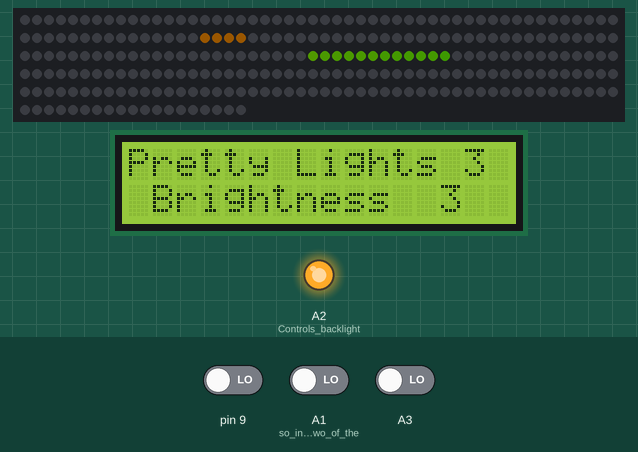
Bench run of a sketch on a simulated Arduino Uno, built with avr-gcc and run on an emulated ATmega328P. Parts: 269 RGB LEDs in strip order, left to right, continuing on the next row, 16×2 character LCD, output pins drawn as LEDs (lit = HIGH). The inputs (shaded band) are chosen by the test bench; at power-on: pin 9 LOW, A1 (so_instead_use_two_of_the) LOW, A3 LOW. Dim RGB values are drawn brighter than linear.

Above: at 1.2 s.
1.3 s: pin 9 driven HIGH
At 1.74 s:
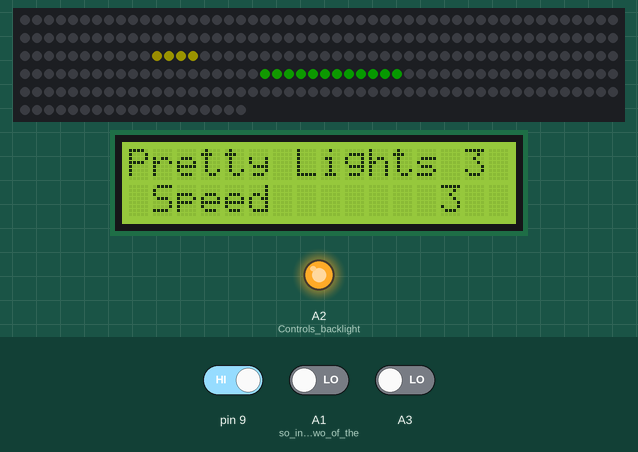
4.0 s: A1 (so_instead_use_two_of_the) driven HIGH
At 4.17 s:
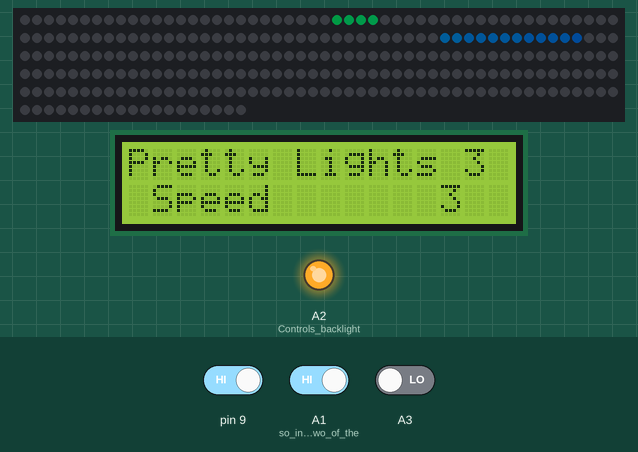
6.4 s: A3 driven HIGH
At 6.61 s:
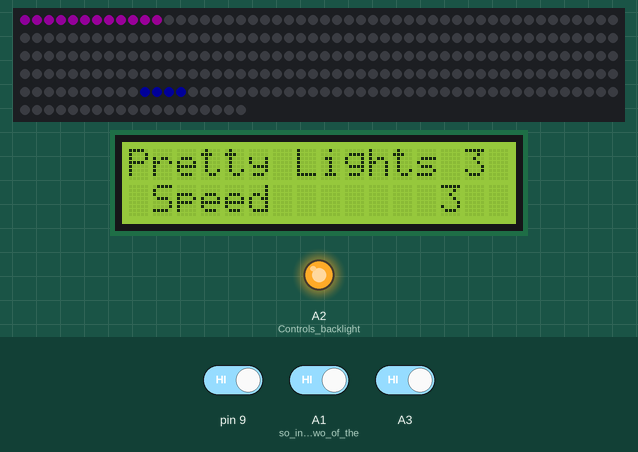
8.8 s: pin 9 driven LOW
At 9.04 s:
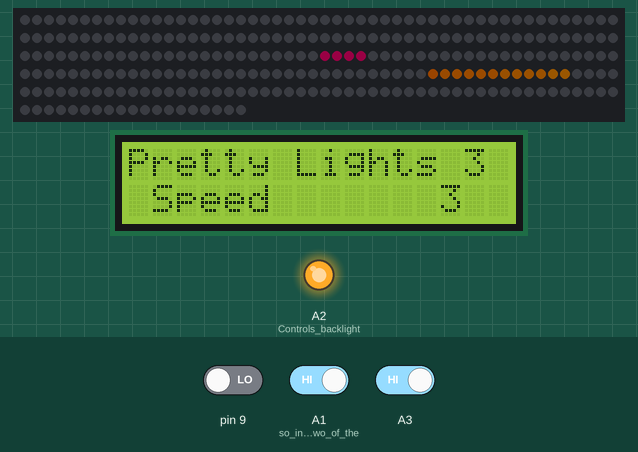
11.3 s: A3 driven LOW
At 12.11 s:
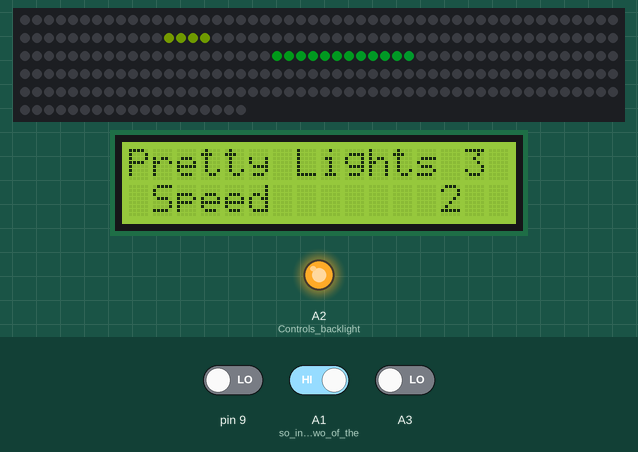
14.3 s: A1 (so_instead_use_two_of_the) driven LOW
At 18.32 s:
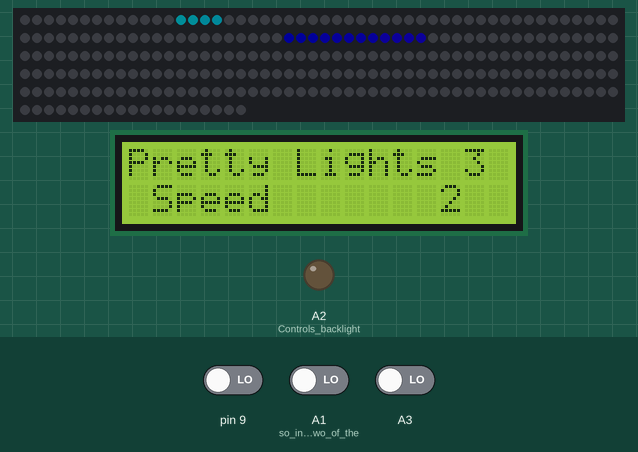
Timing chart, 0 to 19.8 s (numbered marks = the images above; inputs shaded):
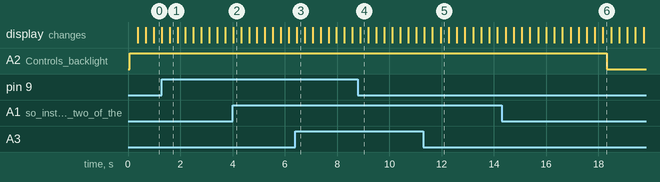

Measured:
- after the input at 1.3 s, the display: changes after 0.29 s (image 1)
- after the input at 4.0 s, A2 (Controls_backlight): stays HIGH (without the input it goes to LOW after 1.3 s)
- after the input at 6.4 s, A2 (Controls_backlight): stays HIGH (without the input it goes to LOW after 1.6 s)
- after the input at 8.8 s, A2 (Controls_backlight): stays HIGH (without the input it goes to LOW after 1.6 s)
- after the input at 11.3 s, A2 (Controls_backlight): stays HIGH (without the input it goes to LOW after 1.5 s)
- after the input at 14.3 s, A2 (Controls_backlight): HIGH → LOW after 4.0 s instead of 1.0 s

The sketch:

PrettyLights3.ino
```cpp
// Adafruit DotStar - Version: 1.0.4
#include <Adafruit_DotStar.h>
// LiquidCrystal - Version: 1.0.7
#include <LiquidCrystal.h>

#include <Adafruit_DotStar.h>
// Because conditional #includes don't work w/Arduino sketches...
#include <SPI.h>         // COMMENT OUT THIS LINE FOR GEMMA OR TRINKET
//#include <avr/power.h> // ENABLE THIS LINE FOR GEMMA OR TRINKET

#define NUMPIXELS 269 // for 30 LED / M older string
//#define NUMPIXELS 144  // for the high density string

#define LENGTH 4      // Number of LED in second chase
#define LENGTH2 12      // Number of LED in lead chase
#define DELAY 20      // Delay slows down the traveling
//#define DEBUG 1

// My strip is Grn Red Blu order of bits.

LiquidCrystal lcd(7, 6, 5, 4, 3, 2);  // Setup the LCD object and assign pins
Adafruit_DotStar strip = Adafruit_DotStar(NUMPIXELS, DOTSTAR_BRG);

typedef struct {
    double r;       // a fraction between 0 and 1
    double g;       // a fraction between 0 and 1
    double b;       // a fraction between 0 and 1
} rgb;

typedef struct {
    double h;       // angle in degrees
    double s;       // a fraction between 0 and 1
    double v;       // a fraction between 0 and 1
} hsv;

static rgb   hsv2rgb(hsv in);

rgb hsv2rgb(hsv in)
{
    double      hh, p, q, t, ff;
    long        i;
    rgb         out;

    if(in.s <= 0.0) {       // < is bogus, just shuts up warnings
        out.r = in.v;
        out.g = in.v;
        out.b = in.v;
        return out;
    }
    hh = in.h;
    if(hh >= 360.0) hh = 0.0;
    hh /= 60.0;
    i = (long)hh;
    ff = hh - i;
    p = in.v * (1.0 - in.s);
    q = in.v * (1.0 - (in.s * ff));
    t = in.v * (1.0 - (in.s * (1.0 - ff)));

    switch(i) {
    case 0:
        out.r = in.v;
        out.g = t;
        out.b = p;
        break;
    case 1:
        out.r = q;
        out.g = in.v;
        out.b = p;
        break;
    case 2:
        out.r = p;
        out.g = in.v;
        out.b = t;
        break;

    case 3:
        out.r = p;
        out.g = q;
        out.b = in.v;
        break;
    case 4:
        out.r = t;
        out.g = p;
        out.b = in.v;
        break;
    case 5:
    default:
        out.r = in.v;
        out.g = p;
        out.b = q;
        break;
    }
    return out;
}

rgb colorOut;
hsv colorIn;

// This function takes floating point values for
// hue = h range 0 to 360
// saturation = s range 0 to 1.0
// value = v range 0 to 1.0
// and returns a 32 bit color code for the RGB values
// needed for the LED string: 0x00GGRRBB
unsigned long getColor(float h, float s, float v){

  unsigned long temp;

  colorIn.h = h;
  colorIn.s = s;
  colorIn.v = v;
  colorOut = hsv2rgb(colorIn);
  colorOut.r *= 255;
  colorOut.g *= 255;
  colorOut.b *= 255;

  temp = colorOut.r;
  temp = temp<<8;
  temp = temp + colorOut.g;
  temp = temp<<8;
  temp = temp + colorOut.b;

  return(temp);
}

float h1index = 0;
float h1step = 0.05;
float s1 = 1.0;
float v1 = 0.1;
unsigned long color1 = 0;
int head  = 0, tail = -LENGTH; // Index of first 'on' and 'off' pixels

float h2index = 60;
float h2step = 1.0;
float s2 = 1.0;
float v2 = 0.1;
unsigned long color2 = 0;
int head2  = 0, tail2 = - LENGTH2; // Index of first 'on' and 'off' pixels

// Menu items
#define NMENU 3
int menui = 0;

#define NBRIGHT 6
float brightTab[NBRIGHT]={0.01, 0.05, 0.1, 0.2, 0.5, 1.0};
int brighti = 2;
float bright;

#define NSPEED 5
float speedTab[NSPEED]={50, 25, 10, 5, 2};
int speedi = 2;
float speed;

#define NSHIFT 5
float shiftTab[NSHIFT]={0.1, 0.2, 0.5, 1.0, 2.0};
int shifti = 2;
float shift;

int buttons_in = 0;
int buttons_out = 0;
int old_buttons = 88;

int menuOn = 1;
#define MENU_MILLIS 4000
unsigned long button_last = 0;
unsigned long button_delta = 0;

void setup() {

#if defined(__AVR_ATtiny85__) && (F_CPU == 16000000L)
  clock_prescale_set(clock_div_1); // Enable 16 MHz on Trinket
#endif

  strip.begin(); // Initialize pins for output
  strip.show();  // Turn all LEDs off ASAP

  lcd.begin(16,2);    // is that 16 characters and 2 lines?
  lcd.print("Pretty Lights 3");

//  pinMode(8,INPUT);
  pinMode(9,INPUT);
  pinMode(A0,INPUT);    // Cant use pins 10,11,12,13 since configured for SPI
  pinMode(A1,INPUT);    // so instead use two of the analog inputs configure for digital

  pinMode(A2,OUTPUT);    // Controls backlight, High = on , Low = off
  digitalWrite(A2,HIGH);  // Turn on backlight at startup

 head2 = head2 + NUMPIXELS/4;
 tail2 = tail2 + NUMPIXELS/4;

 bright = brightTab[brighti];
 speed = speedTab[speedi];
 shift = shiftTab[shifti];

}

void updateMenu(int button){

  // menu down button
  if(button == 1){
    menui--;
    if(menui<0) menui = NMENU -1;
  }

  // menu up button
  if(button == 2){
    menui++;
    if(menui>=NMENU) menui = 0;
  }

  // value down button
  if(button == 4){

    // brightness menu
    if(menui == 0){
      if(brighti>0) brighti--;
      bright = brightTab[brighti];

    }

    // speed menu
    if(menui == 1){
      if(speedi>0) speedi--;
      speed = speedTab[speedi];
    }

    // shift menu
    if(menui == 2){
      if(shifti>0) shifti--;
      shift = shiftTab[shifti];
    }

  }

  // value up button
  if(button == 8){

    // brightness menu
    if(menui == 0){
      if(brighti < NBRIGHT-1) brighti++;
      bright = brightTab[brighti];
    }

    // speed menu
    if(menui == 1){
      if(speedi < NSPEED-1) speedi++;
      speed = speedTab[speedi];
    }

    // shift menu
    if(menui == 2){
      if(shifti < NSHIFT-1) shifti++;
      shift = shiftTab[shifti];
    }

  }

  // Now that changes are made, update the display
  lcd.setCursor(0,1);

  if(menui == 0 ){
    lcd.print(" Brightness  ");
    lcd.print(brighti+1);
  }

  if(menui == 1){
    lcd.print(" Speed       ");
    lcd.print(speedi+1);
  }

  if(menui == 2){
    lcd.print(" Shift       ");
    lcd.print(shifti+1);
  }


}

void loop() {

  // If backlight time has expired, turn of LCD backlight
  if(  (millis() - button_last) > MENU_MILLIS){
    menuOn = 0;
    digitalWrite(A2,LOW);
    lcd.noDisplay();
  }

  // Read 4 button inputs
  buttons_in = 0;
  //if(digitalRead(8)==HIGH) buttons_in +=1;
  if(digitalRead(9)==HIGH) buttons_in +=2;
  if(digitalRead(A1)==HIGH) buttons_in +=4;
  if(digitalRead(A3)==HIGH) buttons_in +=8;

  if(buttons_in != old_buttons){
    // got a new button press
    old_buttons = buttons_in;
    button_last = millis();
    if(menuOn ==1){
      // if backlight is already on, update the menu based on button press
      updateMenu(buttons_in);
    }else{
      // if backlight is off, turn it on, reset the backlight timeout,
      // but do not process the button press
      menuOn = 1;
      digitalWrite(A2,HIGH);
      lcd.display();
    }
  }

  // increment the floating point Hue index, range is 0 to 360
  h1index += shift;
  if(h1index>360) h1index -= 360;
  if(h1index<0) h1index += 360;
  color1 = getColor(h1index,s1,bright);

  h2index += shift;
  if(h2index>360) h2index -= 360;
  if(h2index<0) h2index += 360;
  color2 = getColor(h2index,s2,bright);

  strip.setPixelColor(head, color1); // 'On' pixel at head
  strip.setPixelColor(tail, 0);     // 'Off' pixel at tail
  strip.setPixelColor(head2, color2); // 'On' pixel at head
  strip.setPixelColor(tail2, 0);     // 'Off' pixel at tail

  strip.show();                     // Refresh strip
  delay(speed);                        // Variable delay controls apparent speed

  if(++head >= NUMPIXELS) head = 0;
  if(++head2 >= NUMPIXELS) head2 = 0;
  if(++tail >= NUMPIXELS) tail = 0; // Increment, reset tail index
  if(++tail2 >= NUMPIXELS) tail2 = 0; // Increment, reset tail index

}
```
